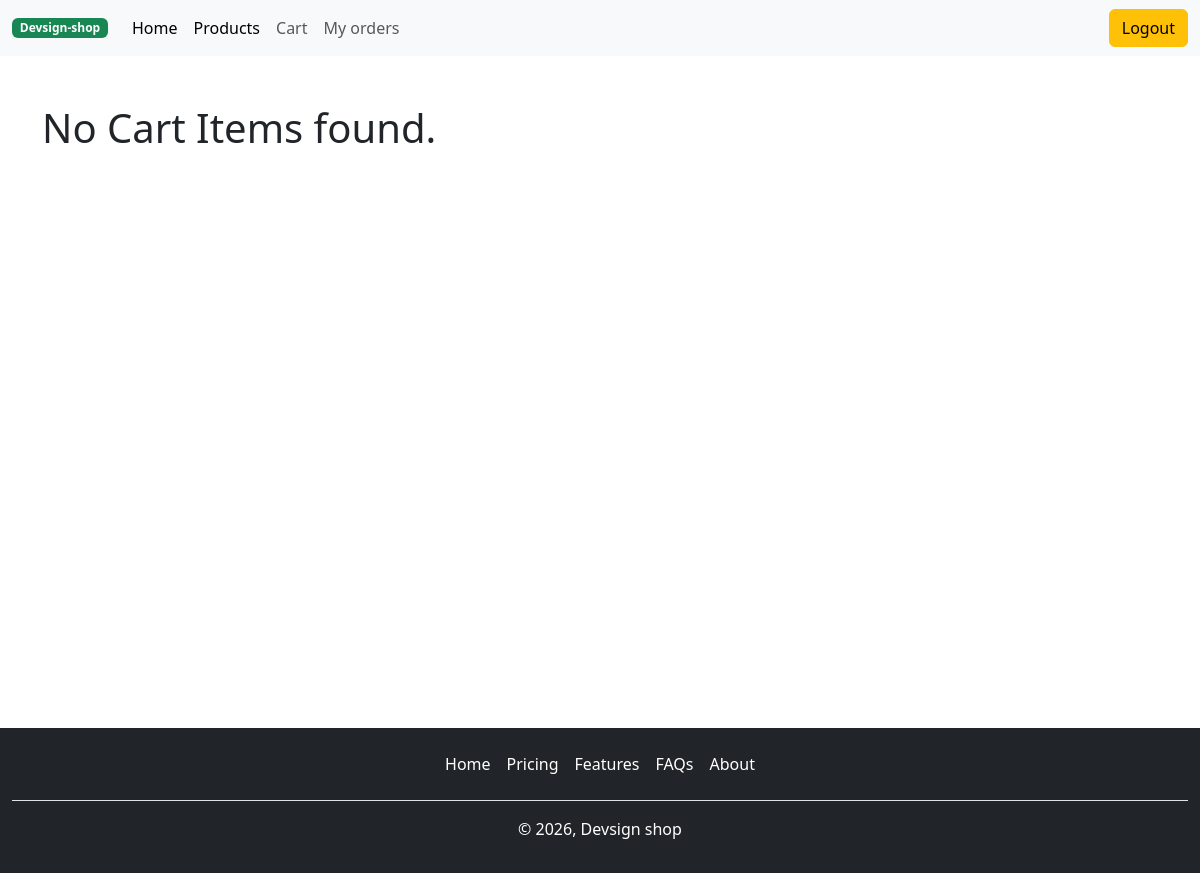
Before: /cart/ (signed in) with the older database file.
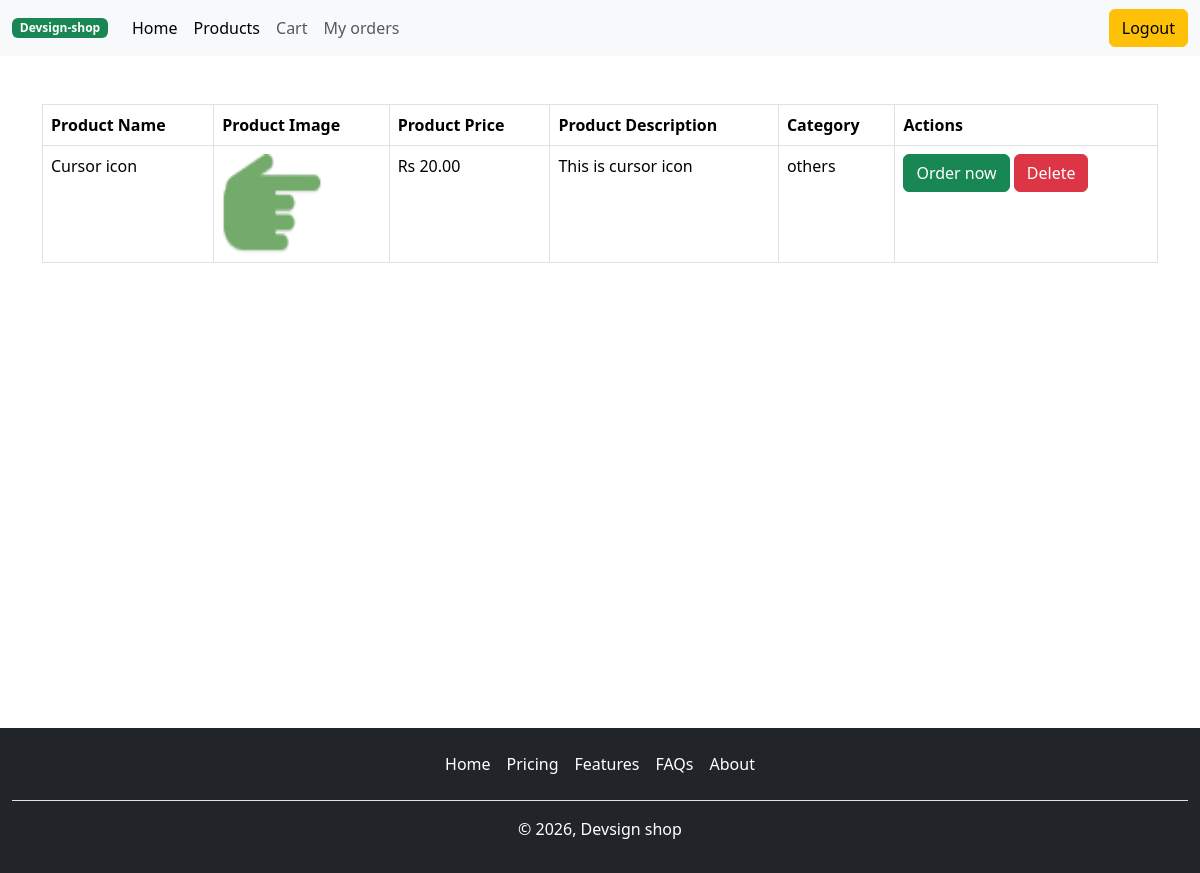
After: the same page with the newer database file.
### shop/models.py (models this page shows, shortened)
class Cart(models.Model):
    user = models.ForeignKey(User,on_delete=models.CASCADE)
    product = models.ForeignKey(Product, on_delete=models.CASCADE)

### product/models.py (models this page shows, shortened)
class Product(models.Model):
    category = models.ForeignKey(Category, on_delete=models.CASCADE)
    product_name = models.CharField(max_length=200)
    product_price = models.DecimalField(max_digits=10, decimal_places=2,validators=[validate_less_than_0])
    product_description = models.TextField()
    product_image = models.ImageField(upload_to='products', blank=True, null=True)
    in_stock = models.BooleanField(default=True)
    created_at = models.DateTimeField(auto_now_add=True)
    updated_at = models.DateTimeField(default=timezone.now)

class Category(models.Model):
    category_name = models.CharField(max_length=200)
    class Meta:
        verbose_name_plural = "Categories"
        ordering = ['id']

### accounts/auth.py (the view)
    def wrapper_func(request,*args,**kwargs):
        if request.user.is_staff:
            return redirect('dashboard')
        else:
            return func(request,*args,**kwargs)

### accounts/auth.py (called while the page is built)
def user_only(func):
    def wrapper_func(request,*args,**kwargs):
        if request.user.is_staff:
            return redirect('dashboard')
        else:
            return func(request,*args,**kwargs)
    return wrapper_func

### shop/views.py (called while the page is built)
@login_required
@user_only
def cart_page(request):
    carts = Cart.objects.filter(user = request.user)
    return render(request,'shop/cart-page.html',{'carts': carts,'cart_length': len(carts) > 0})

### shop/templates/shop/cart-page.html (shortened to what this page needs)
<!DOCTYPE html>
{% extends "user-layout.html" %}
{% block main-content %}
    <div class="container my-5">
      {% if cart_length %}
      <table class="table table-bordered">
        <thead>
          <tr>
            <th>Product Name</th>
            <th>Product Image</th>
            <th>Product Price</th>
            <th>Product Description</th>
            <th>Category</th>
            <th>Actions</th>
          </tr>
        </thead>
        <tbody>
          {% for item in carts %}
          <tr>
            <td>{{item.product.product_name}}</td>
            <td>
              <img
                src="{{item.product.product_image.url}}"
                alt="{{item.product.product_name}}"
                height="100px"
                width="100px"
              />
            </td>
            <td>Rs {{item.product.product_price}}</td>
            <td>{{item.product.product_description}}</td>
            <td>{{item.product.category.category_name}}</td>
            <td>
              <a href="#" class="btn btn-success">Order now</a>
              <a href="{% url 'delete-cart' item.id %}" class="btn btn-danger">Delete</a>
            </td>
          </tr>
          {% endfor %}
        </tbody>
      </table>
      {% else %}
      <div class="empty-container">
        <h1 class="text-color">No Cart Items found.</h1>
      </div>
      {% endif %}
    </div>
{% endblock %}

### shop/templates/user-layout.html (shortened to what this page needs)
<!DOCTYPE html>
<html lang="en">
<head>
     <link
      rel="stylesheet"
      href="https://cdn.jsdelivr.net/npm/bootstrap@5.3.8/dist/css/bootstrap.min.css"
    />
</head>
<body>
    <nav class="navbar navbar-expand-lg bg-body-tertiary">
  <div class="container-fluid">
    <a class="navbar-brand badge text-bg-success" href="#">Devsign-shop</a>
    <div class="collapse navbar-collapse" id="navbarSupportedContent">
      <ul class="navbar-nav me-auto mb-2 mb-lg-0">
        <li class="nav-item">
          <a class="nav-link active" aria-current="page" href="{% url 'home-page' %}">Home</a>
        </li>
        <li class="nav-item">
          <a class="nav-link active" aria-current="page" href="{% url 'product-page' %}">Products</a>
        </li>
        <li class="nav-item">
          <a class="nav-link" href="{% url 'cart-page' %}">Cart</a>
        </li>
         <li class="nav-item">
          <a class="nav-link" href="#">My orders</a>
        </li>
      </ul>
      <div class="d-flex gap-3">
        {% if request.user.is_authenticated %}
        <a href="{% url 'logout_user' %}" class="btn btn-warning">Logout</a>
        {% else %}
        <a href="{% url 'login_user' %}" class="btn btn-danger">Login</a>
        <a href="{% url 'register' %}" class="btn btn-info">Register</a>
        {% endif %}
      </div>
    </div>
  </div>
</nav>
    <div class="container-fluid" style="min-height: 75vh">
        {% block main-content %}
        {% endblock %}
    </div>
    <div class="container-fluid text-bg-dark">
        <footer class="py-3 mt-4">
            <ul class="nav justify-content-center border-bottom pb-3 mb-3">
                <li class="nav-item"><a href="#" class="nav-link px-2  text-white">Home</a></li>
                <li class="nav-item"><a href="#" class="nav-link px-2  text-white">Pricing</a></li>
                <li class="nav-item"><a href="#" class="nav-link px-2  text-white">Features</a></li>
                <li class="nav-item"><a href="#" class="nav-link px-2  text-white">FAQs</a></li>
                <li class="nav-item"><a href="#" class="nav-link px-2  text-white">About</a></li>
            </ul>
            <p class="text-center">&copy; 2026, Devsign shop</p>
        </footer>
    </div>
</body>
</html>

Changed rows visible on the page:
added Cart: product.product_name "Cursor icon", product.product_image (picture), product.product_price "20.00", product.product_description "This is cursor icon", product.category.category_name "others"
Other visible differences:
text no longer shown: "No Cart Items found."
text now shown: "Product Name Product Image Product Price Product Description Category Actions"
